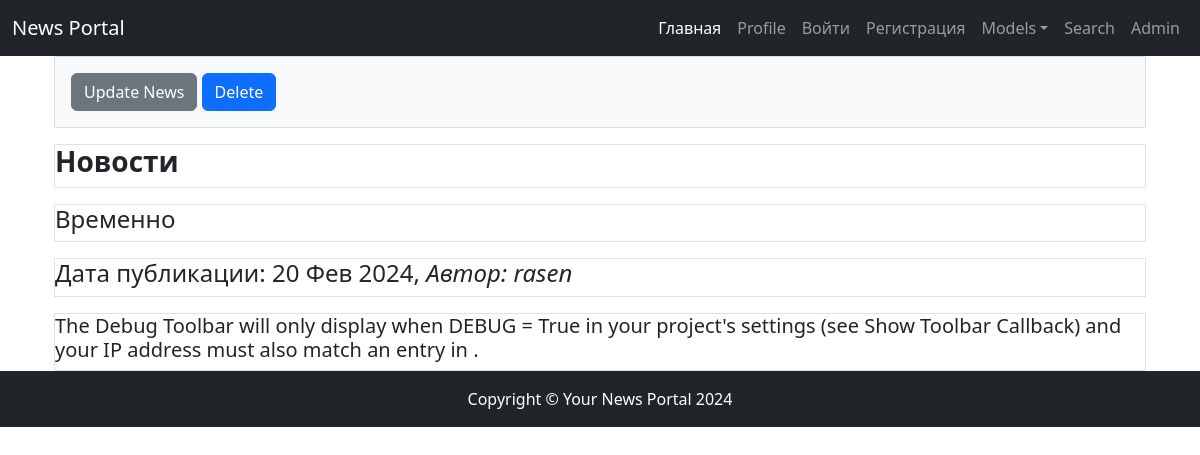
Page /news/138 on the committed database.
### news/models.py (models this page shows, shortened)
class Post(models.Model):
    news = 'NE'
    articles = 'AR'
    TYPES = [
        (news, 'Новости'),
        (articles, 'Статьи')
    ]
    author = models.ForeignKey(Author, on_delete=models.CASCADE)
    choice_types = models.CharField(max_length=2, choices=TYPES, default=news)
    time_in = models.DateTimeField(default=timezone.now)
    categories_post = models.ManyToManyField(Category, through='PostCategory')
    title = models.CharField(max_length=240, default='')
    content = models.TextField(blank=False)
    rate_new = models.IntegerField(default=0)

class Author(models.Model):
    user = models.OneToOneField(User, on_delete=models.CASCADE)
    rating = models.IntegerField(default=0)

### news/views/post.py (the view)
# urls.py: path('news/<int:pk>', PostDetail.as_view(), name='post_detail'),
class PostDetail(DetailView):
    model = Post
    template_name = APP + 'post_detail.html'
    context_object_name = 'post'
    queryset = Post.objects.all()
    def get_object(self, *args, **kwargs):  # переопределение метода получения объекта
        obj = cache.get(f'post-{self.kwargs["pk"]}', None)
        if not obj:
            obj = super().get_object(queryset=self.queryset)
            cache.set(f'post-{self.kwargs["pk"]}', obj)
        return obj
    def get_context_data(self, **kwargs):
        context = super().get_context_data(**kwargs)
        context['title'] = 'Пост'
        return context

### news/templatetags/custom_filters.py (called while the page is built)
@register.filter()
def censor(value):
    for name in bad_words:
        value = value.replace(name, '***')
    return value

### news/templates/news/post_detail.html (shortened to what this page needs)
{% extends 'default.html' %}
{% load custom_filters %}
{% block content %}
<div class="container d-grid gap-3">
    <div class="p-3 bg-light border">
    {% if post.choice_types == 'AR' %}
    <a class="btn btn-secondary" href="/news/articles/{{ post.pk }}/edit/" role="button">Update Article</a>
    {% else %}
    <a class="btn btn-secondary" href="/news/{{ post.pk }}/edit/" role="button">Update News</a>
    {% endif %}
    <a class="btn btn-primary" href="{{ post.pk }}/delete/" role="button">Delete</a>
    </div>
    <div class="p3 border"><h3><strong>{{ post.get_choice_types_display }}</strong></h3></div>
    <div class="p3 border"><h4> {{ post.title|censor }}</h4></div>
    <div class="p3 border"><h4> Дата публикации: {{ post.time_in|date:'d M Y' }}, <em>Автор: {{ post.author.user }}</em></h4></div>
    <div class="p3 border"><h5 class="text-lg-left">{{ post.content|censor }}</h5></div>
</div>
{% endblock content %}

### rows in the picture
Post: choice_types "Новости", title|censor "Временно", time_in "20 Фев 2024", author.user "rasen", content|censor "The Debug Toolbar will only display when DEBUG = True in your project's settings (see Show Toolbar Callback) and your IP address must also match an entry in ."
